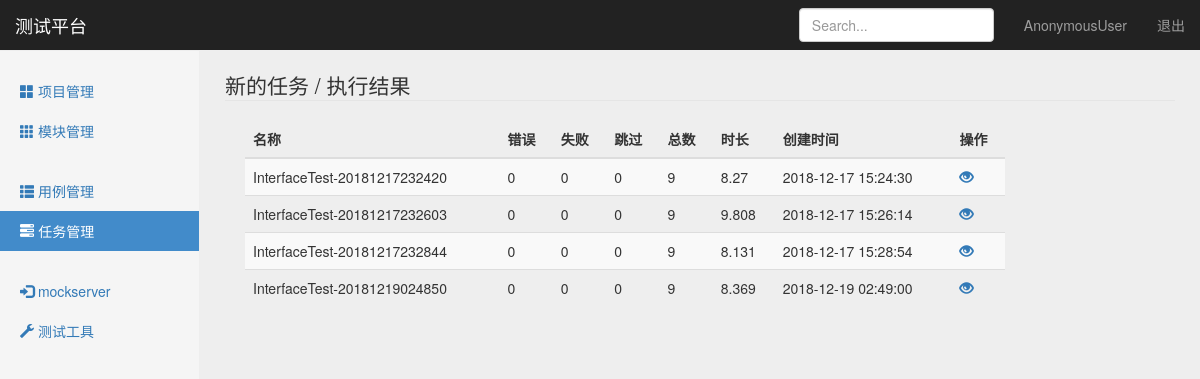
Page /interface/task_result_list/3/ on the earlier database version.
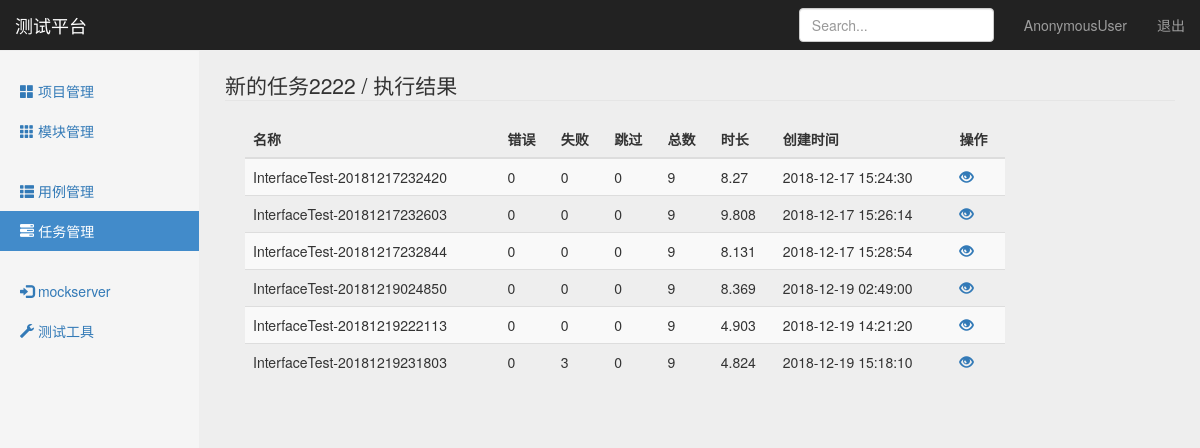
Same page on the later database version.
### interface_app/models.py (models this page shows, shortened)
class TestTask(models.Model):
    name = models.CharField("名称", max_length=100, blank=False, default="")
    describe = models.TextField("描述", default="")
    status = models.IntegerField("状态：", default=0)  # 未执行、执行中、执行完成、排队中
    cases = models.TextField("关联用例", default="")
    create_time = models.DateTimeField("创建时间", auto_now_add=True)

class TestResult(models.Model):
    name = models.CharField("名称", max_length=100, blank=False, default="")
    task = models.ForeignKey(TestTask, on_delete=models.CASCADE)
    error = models.IntegerField("错误用例")
    failure = models.IntegerField("失败用例")
    skipped = models.IntegerField("跳过用例")
    tests = models.IntegerField("总用例数")
    run_time = models.FloatField("运行时长")
    result = models.TextField("详细", default="")
    create_time = models.DateTimeField("创建时间", auto_now_add=True)

### interface_app/views/testtask_view.py (the view)
# urls.py: path('task_result_list/<int:tid>/', testtask_view.task_result_list),
def task_result_list(request, tid):
    if request.method == "GET":
        task_obj = TestTask.objects.get(id=tid)
        result_list = TestResult.objects.filter(task_id=tid)
        return render(request, "task_result.html", {
            "type": "result",
            "task_name": task_obj.name,
            "task_result_list": result_list,
        })
    else:
        return HttpResponse("404")

### templates/task_result.html (shortened to what this page needs)
{% extends "task_manage.html" %}
{% block task_result_list %}
<fieldset>
	<div id="legend">
		<legend class="">{{ task_name }} / 执行结果</legend>
	</div>
	<div style="width:80%; margin-left: 20px;">
		<table class="table table-striped">
            <thead>
                <tr>
                    <th>名称</th>
                    <th>错误</th>
                    <th>失败</th>
                    <th>跳过</th>
                    <th>总数</th>
                    <th>时长</th>
                    <th>创建时间</th>
                    <th>操作</th>
                </tr>
            </thead>
            <tbody>
                {% for result in task_result_list %}
                <tr>
                    <td>{{ result.name }}</td>
                    <td>{{ result.error }}</td>
                    <td>{{ result.failure }}</td>
                    <td>{{ result.skipped }}</td>
                    <td>{{ result.tests }}</td>
                    <td>{{ result.run_time }}</td>
                    <td>{{ result.create_time | date:"Y-m-d H:i:s" }}</td>
                    <td>
                    <a  href="#" onclick="SeeResult('{{result.id}}')"
                        data-toggle="modal"
                        data-target="#myModal" >
                        <i class="glyphicon glyphicon-eye-open"></i>
                    </a>
                    </td>
                </tr>
                {% endfor %}
            </tbody>
        </table>
	</div>
</fieldset>
{% endblock %}

### templates/task_manage.html (shortened to what this page needs)
{% extends "base.html" %}
{% block content %}
<nav class="navbar navbar-inverse navbar-fixed-top">
	<div class="container-fluid">
		<div class="navbar-header">
			<a class="navbar-brand" href="#">测试平台</a>
		</div>
		<div id="navbar" class="navbar-collapse collapse">
			<ul class="nav navbar-nav navbar-right">
				<li><a href="#">{{ user }}</a></li>
				<li><a href="/logout/">退出</a></li>
			</ul>
			<form class="navbar-form navbar-right">
				<input type="text" class="form-control" placeholder="Search...">
			</form>
		</div>
	</div>
</nav>
<div class="container-fluid">
	<div class="row">
		<div class="col-sm-3 col-md-2 sidebar">
			<ul class="nav nav-sidebar">
				<li><a href="/manage/project_manage/">
						<span class="glyphicon glyphicon-th-large"></span> 项目管理</a>
				</li>
				<li><a href="/manage/module_manage/">
						<span class="glyphicon glyphicon-th"></span> 模块管理</a>
				</li>
			</ul>
			<ul class="nav nav-sidebar">
				<li><a href="/interface/case_manage/">
						<span class="glyphicon glyphicon-th-list"></span> 用例管理</a>
				</li>
				<li class="active"><a href="/interface/task_manage/">
						<span class="glyphicon glyphicon-tasks"></span> 任务管理</a>
				</li>
			</ul>
			<ul class="nav nav-sidebar">
				<li><a href="#">
						<span class="glyphicon glyphicon-log-in"></span> mockserver</a>
				</li>
				<li><a href="#">
						<span class="glyphicon glyphicon-wrench"></span> 测试工具</a>
				</li>
			</ul>
		</div>
		{% if type == 'result'%}
		<div class="col-sm-9 col-sm-offset-3 col-md-10 col-md-offset-2 main">
			<div class="row">
				{% block task_result_list %}{% endblock %}
			</div>
		</div>
		{% endif %}
	</div>
</div>
{% endblock %}

### templates/base.html (shortened to what this page needs)
<!DOCTYPE html>
<html lang="zh-CN">
<head>
    {% load static %}
    <link rel="stylesheet" type="text/css" href="{% static "css/bootstrap.min.css" %}">
    <link rel="stylesheet" type="text/css" href="{% static "css/signin.css" %}">
    <link rel="stylesheet" type="text/css" href="{% static "css/dashboard.css" %}">
    <link rel="stylesheet" type="text/css" href="{% static "image/index.jpg" %}">
</head>
<body>
{% block content %}
{% endblock %}
</body>
</html>

### static/css/signin.css (style rules this page uses)
body { padding-top: 40px; padding-bottom: 40px; background-color: #eee; }

### static/css/dashboard.css (style rules this page uses)
body { padding-top: 50px; }
.navbar-fixed-top { border: 0; }
.sidebar { display: none; }
@media (min-width: 768px) { .sidebar { position: fixed; top: 51px; bottom: 0; left: 0; z-index: 1000; display: block; padding: 20px; overflow-x: hidden; overflow-y: auto; background-color: #f5f5f5; border-right: 1px solid #eee; } }
.nav-sidebar { margin-right: -21px; margin-bottom: 20px; margin-left: -20px; }
.nav-sidebar > li > a { padding-right: 20px; padding-left: 20px; }
.nav-sidebar > .active > a, .nav-sidebar > .active > a:hover, .nav-sidebar > .active > a:focus { color: #fff; background-color: #428bca; }
.main { padding: 20px; }
@media (min-width: 768px) { .main { padding-right: 40px; padding-left: 40px; } }

Differences in the rows shown:
changed TestTask: name "新的任务" → "新的任务2222"
added TestResult: name "InterfaceTest-20181219222113", error "0", failure "0", skipped "0", tests "9", run_time "4.903", create_time "2018-12-19 14:21:20"
added TestResult: name "InterfaceTest-20181219231803", error "0", failure "3", skipped "0", tests "9", run_time "4.824", create_time "2018-12-19 15:18:10"
